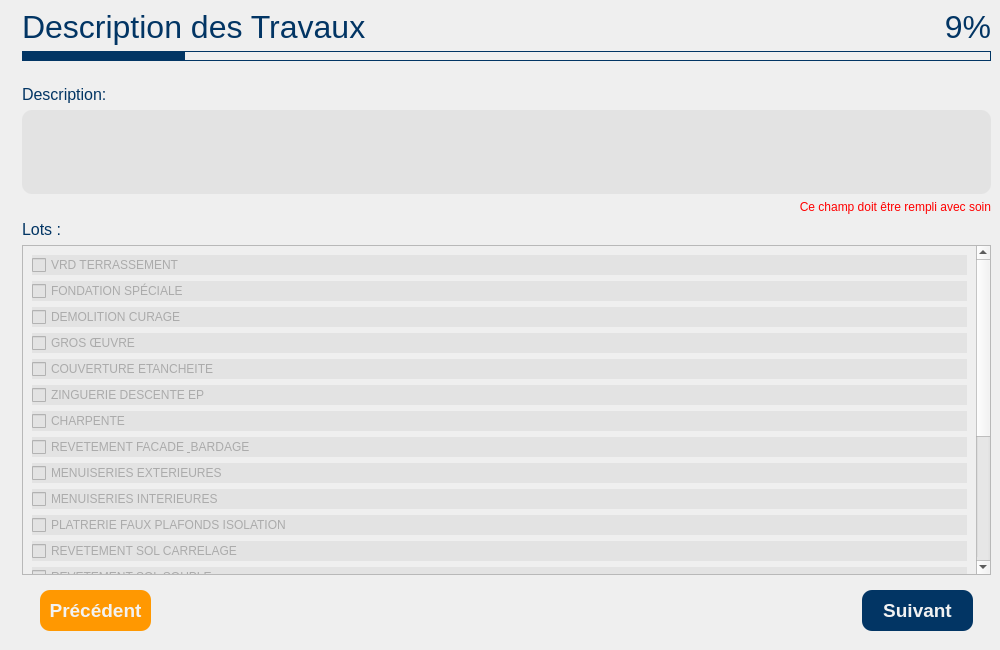
<?xml version="1.0" encoding="UTF-8"?>
<ui version="4.0">
 <class>Dialog</class>
 <widget class="QDialog" name="Dialog">
  <property name="geometry">
   <rect>
    <x>0</x>
    <y>0</y>
    <width>1000</width>
    <height>650</height>
   </rect>
  </property>
  <property name="minimumSize">
   <size>
    <width>800</width>
    <height>480</height>
   </size>
  </property>
  <property name="windowTitle">
   <string>Dialog</string>
  </property>
  <layout class="QGridLayout" name="gridLayout">
   <property name="leftMargin">
    <number>0</number>
   </property>
   <property name="topMargin">
    <number>0</number>
   </property>
   <property name="rightMargin">
    <number>0</number>
   </property>
   <property name="bottomMargin">
    <number>0</number>
   </property>
   <item row="0" column="0">
    <layout class="QHBoxLayout" name="horizontalLayout">
     <item>
      <widget class="QLabel" name="label">
       <property name="maximumSize">
        <size>
         <width>500</width>
         <height>16777215</height>
        </size>
       </property>
       <property name="text">
        <string/>
       </property>
       <property name="pixmap">
        <pixmap>:/img_back/back.png</pixmap>
       </property>
       <property name="scaledContents">
        <bool>true</bool>
       </property>
      </widget>
     </item>
     <item>
      <widget class="QWidget" name="widget" native="true">
       <layout class="QVBoxLayout" name="verticalLayout">
        <property name="leftMargin">
         <number>0</number>
        </property>
        <property name="topMargin">
         <number>0</number>
        </property>
        <property name="rightMargin">
         <number>0</number>
        </property>
        <property name="bottomMargin">
         <number>10</number>
        </property>
        <item>
         <widget class="QWidget" name="w_top" native="true">
          <property name="minimumSize">
           <size>
            <width>0</width>
            <height>70</height>
           </size>
          </property>
          <property name="maximumSize">
           <size>
            <width>16777215</width>
            <height>70</height>
           </size>
          </property>
          <layout class="QGridLayout" name="gridLayout_2">
           <item row="0" column="0">
            <widget class="QLabel" name="label_2">
             <property name="font">
              <font>
               <pointsize>24</pointsize>
              </font>
             </property>
             <property name="styleSheet">
              <string notr="true">color:#023564;</string>
             </property>
             <property name="text">
              <string>Description des Travaux</string>
             </property>
            </widget>
           </item>
           <item row="0" column="1">
            <widget class="QLabel" name="label_5">
             <property name="font">
              <font>
               <pointsize>24</pointsize>
              </font>
             </property>
             <property name="styleSheet">
              <string notr="true">color:#023564;</string>
             </property>
             <property name="text">
              <string>9%</string>
             </property>
             <property name="alignment">
              <set>Qt::AlignRight|Qt::AlignTrailing|Qt::AlignVCenter</set>
             </property>
            </widget>
           </item>
           <item row="1" column="0" colspan="2">
            <widget class="QWidget" name="widget_2" native="true">
             <property name="minimumSize">
              <size>
               <width>0</width>
               <height>10</height>
              </size>
             </property>
             <property name="maximumSize">
              <size>
               <width>16777215</width>
               <height>10</height>
              </size>
             </property>
             <property name="styleSheet">
              <string notr="true">border: 1 solid #023564;</string>
             </property>
             <layout class="QHBoxLayout" name="horizontalLayout_3">
              <property name="spacing">
               <number>0</number>
              </property>
              <property name="sizeConstraint">
               <enum>QLayout::SetDefaultConstraint</enum>
              </property>
              <property name="leftMargin">
               <number>0</number>
              </property>
              <property name="topMargin">
               <number>0</number>
              </property>
              <property name="rightMargin">
               <number>0</number>
              </property>
              <property name="bottomMargin">
               <number>0</number>
              </property>
              <item>
               <widget class="QWidget" name="widget_5" native="true">
                <property name="sizePolicy">
                 <sizepolicy hsizetype="Preferred" vsizetype="Preferred">
                  <horstretch>2</horstretch>
                  <verstretch>0</verstretch>
                 </sizepolicy>
                </property>
                <property name="styleSheet">
                 <string notr="true">background-color:rgb(2, 53, 100);
width: 50%;</string>
                </property>
               </widget>
              </item>
              <item>
               <widget class="QWidget" name="widget_4" native="true">
                <property name="sizePolicy">
                 <sizepolicy hsizetype="Preferred" vsizetype="Preferred">
                  <horstretch>10</horstretch>
                  <verstretch>0</verstretch>
                 </sizepolicy>
                </property>
                <property name="minimumSize">
                 <size>
                  <width>0</width>
                  <height>10</height>
                 </size>
                </property>
                <property name="maximumSize">
                 <size>
                  <width>16777215</width>
                  <height>10</height>
                 </size>
                </property>
                <property name="styleSheet">
                 <string notr="true"/>
                </property>
               </widget>
              </item>
             </layout>
            </widget>
           </item>
          </layout>
         </widget>
        </item>
        <item>
         <widget class="QScrollArea" name="pnls_1">
          <property name="styleSheet">
           <string notr="true">QTextEdit
{
background:#e3e3e3;
border: 0;
border-radius: 10px;
color:#ababab;
font: 19pt &quot;Arial&quot;;
padding-left:5px;
}

QTextEdit:focus
{
color:#ff9801;
background:#f2f2f2;
border: 2 Solid #ff9801;
font: 19pt &quot;Arial&quot;;
}

QLabel
{
	color : red;
	font: 12pt &quot;Arial&quot;;
}
</string>
          </property>
          <property name="frameShape">
           <enum>QFrame::NoFrame</enum>
          </property>
          <property name="frameShadow">
           <enum>QFrame::Sunken</enum>
          </property>
          <property name="lineWidth">
           <number>0</number>
          </property>
          <property name="verticalScrollBarPolicy">
           <enum>Qt::ScrollBarAsNeeded</enum>
          </property>
          <property name="widgetResizable">
           <bool>true</bool>
          </property>
          <widget class="QWidget" name="pnl_main">
           <property name="geometry">
            <rect>
             <x>0</x>
             <y>0</y>
             <width>987</width>
             <height>506</height>
            </rect>
           </property>
           <layout class="QVBoxLayout" name="verticalLayout_3">
            <item>
             <widget class="QLabel" name="label_4">
              <property name="font">
               <font>
                <family>Arial</family>
                <pointsize>12</pointsize>
                <weight>50</weight>
                <italic>false</italic>
                <bold>false</bold>
               </font>
              </property>
              <property name="styleSheet">
               <string notr="true">color:#023564;</string>
              </property>
              <property name="text">
               <string>Description:</string>
              </property>
             </widget>
            </item>
            <item>
             <widget class="QTextEdit" name="txt_des">
              <property name="maximumSize">
               <size>
                <width>16777215</width>
                <height>91</height>
               </size>
              </property>
              <property name="styleSheet">
               <string notr="true"/>
              </property>
              <property name="tabChangesFocus">
               <bool>true</bool>
              </property>
              <property name="placeholderText">
               <string/>
              </property>
             </widget>
            </item>
            <item>
             <widget class="QLabel" name="lbl_des">
              <property name="enabled">
               <bool>true</bool>
              </property>
              <property name="inputMethodHints">
               <set>Qt::ImhNone</set>
              </property>
              <property name="text">
               <string>Ce champ doit être rempli avec soin</string>
              </property>
              <property name="alignment">
               <set>Qt::AlignRight|Qt::AlignTrailing|Qt::AlignVCenter</set>
              </property>
             </widget>
            </item>
            <item>
             <widget class="QLabel" name="label_6">
              <property name="font">
               <font>
                <family>Arial</family>
                <pointsize>12</pointsize>
                <weight>50</weight>
                <italic>false</italic>
                <bold>false</bold>
               </font>
              </property>
              <property name="styleSheet">
               <string notr="true">color:#023564;</string>
              </property>
              <property name="text">
               <string>Lots :</string>
              </property>
             </widget>
            </item>
            <item>
             <widget class="QScrollArea" name="scroll1">
              <property name="styleSheet">
               <string notr="true">QCheckBox
{
color:#ababab;
font: 15pt &quot;Arial&quot;;
background-color:#e3e3e3;
}

QCheckBox:hover
{
color:#ff9801;
}

QCheckBox:Checked
{
color:#023564;
}</string>
              </property>
              <property name="widgetResizable">
               <bool>true</bool>
              </property>
              <widget class="QWidget" name="chs">
               <property name="geometry">
                <rect>
                 <x>0</x>
                 <y>-328</y>
                 <width>950</width>
                 <height>705</height>
                </rect>
               </property>
               <property name="maximumSize">
                <size>
                 <width>16777215</width>
                 <height>16777215</height>
                </size>
               </property>
               <layout class="QVBoxLayout" name="verticalLayout_2">
                <item>
                 <widget class="QCheckBox" name="ch1">
                  <property name="layoutDirection">
                   <enum>Qt::LeftToRight</enum>
                  </property>
                  <property name="text">
                   <string>VRD TERRASSEMENT</string>
                  </property>
                 </widget>
                </item>
                <item>
                 <widget class="QCheckBox" name="ch2">
                  <property name="layoutDirection">
                   <enum>Qt::LeftToRight</enum>
                  </property>
                  <property name="text">
                   <string>FONDATION SPÉCIALE</string>
                  </property>
                 </widget>
                </item>
                <item>
                 <widget class="QCheckBox" name="ch3">
                  <property name="layoutDirection">
                   <enum>Qt::LeftToRight</enum>
                  </property>
                  <property name="text">
                   <string>DEMOLITION CURAGE</string>
                  </property>
                 </widget>
                </item>
                <item>
                 <widget class="QCheckBox" name="ch4">
                  <property name="layoutDirection">
                   <enum>Qt::LeftToRight</enum>
                  </property>
                  <property name="text">
                   <string>GROS ŒUVRE</string>
                  </property>
                 </widget>
                </item>
                <item>
                 <widget class="QCheckBox" name="ch5">
                  <property name="layoutDirection">
                   <enum>Qt::LeftToRight</enum>
                  </property>
                  <property name="text">
                   <string>COUVERTURE ETANCHEITE</string>
                  </property>
                 </widget>
                </item>
                <item>
                 <widget class="QCheckBox" name="ch6">
                  <property name="layoutDirection">
                   <enum>Qt::LeftToRight</enum>
                  </property>
                  <property name="text">
                   <string>ZINGUERIE DESCENTE EP</string>
                  </property>
                 </widget>
                </item>
                <item>
                 <widget class="QCheckBox" name="ch7">
                  <property name="layoutDirection">
                   <enum>Qt::LeftToRight</enum>
                  </property>
                  <property name="text">
                   <string>CHARPENTE</string>
                  </property>
                 </widget>
                </item>
                <item>
                 <widget class="QCheckBox" name="ch8">
                  <property name="layoutDirection">
                   <enum>Qt::LeftToRight</enum>
                  </property>
                  <property name="text">
                   <string>REVETEMENT FACADE &amp; BARDAGE</string>
                  </property>
                 </widget>
                </item>
                <item>
                 <widget class="QCheckBox" name="ch9">
                  <property name="layoutDirection">
                   <enum>Qt::LeftToRight</enum>
                  </property>
                  <property name="text">
                   <string>MENUISERIES EXTERIEURES</string>
                  </property>
                 </widget>
                </item>
                <item>
                 <widget class="QCheckBox" name="ch10">
                  <property name="layoutDirection">
                   <enum>Qt::LeftToRight</enum>
                  </property>
                  <property name="text">
                   <string>MENUISERIES INTERIEURES</string>
                  </property>
                 </widget>
                </item>
                <item>
                 <widget class="QCheckBox" name="ch11">
                  <property name="layoutDirection">
                   <enum>Qt::LeftToRight</enum>
                  </property>
                  <property name="text">
                   <string>PLATRERIE FAUX PLAFONDS ISOLATION</string>
                  </property>
                 </widget>
                </item>
                <item>
                 <widget class="QCheckBox" name="ch12">
                  <property name="layoutDirection">
                   <enum>Qt::LeftToRight</enum>
                  </property>
                  <property name="text">
                   <string>REVETEMENT SOL CARRELAGE</string>
                  </property>
                 </widget>
                </item>
                <item>
                 <widget class="QCheckBox" name="ch13">
                  <property name="layoutDirection">
                   <enum>Qt::LeftToRight</enum>
                  </property>
                  <property name="text">
                   <string>REVETEMENT SOL SOUPLE</string>
                  </property>
                 </widget>
                </item>
                <item>
                 <widget class="QCheckBox" name="ch14">
                  <property name="layoutDirection">
                   <enum>Qt::LeftToRight</enum>
                  </property>
                  <property name="text">
                   <string>ELECTRICITE</string>
                  </property>
                 </widget>
                </item>
                <item>
                 <widget class="QCheckBox" name="ch15">
                  <property name="layoutDirection">
                   <enum>Qt::LeftToRight</enum>
                  </property>
                  <property name="text">
                   <string>CVC</string>
                  </property>
                 </widget>
                </item>
                <item>
                 <widget class="QCheckBox" name="ch16">
                  <property name="layoutDirection">
                   <enum>Qt::LeftToRight</enum>
                  </property>
                  <property name="text">
                   <string>PLOMBERIE</string>
                  </property>
                 </widget>
                </item>
                <item>
                 <widget class="QCheckBox" name="ch17">
                  <property name="layoutDirection">
                   <enum>Qt::LeftToRight</enum>
                  </property>
                  <property name="text">
                   <string>SERRURERIE</string>
                  </property>
                 </widget>
                </item>
                <item>
                 <widget class="QCheckBox" name="ch18">
                  <property name="layoutDirection">
                   <enum>Qt::LeftToRight</enum>
                  </property>
                  <property name="text">
                   <string>ALARME CAMERA DETECTION ONCENDIE SSI</string>
                  </property>
                 </widget>
                </item>
                <item>
                 <widget class="QCheckBox" name="ch19">
                  <property name="layoutDirection">
                   <enum>Qt::LeftToRight</enum>
                  </property>
                  <property name="text">
                   <string>MIROITERIE</string>
                  </property>
                 </widget>
                </item>
                <item>
                 <widget class="QCheckBox" name="ch20">
                  <property name="layoutDirection">
                   <enum>Qt::LeftToRight</enum>
                  </property>
                  <property name="text">
                   <string>NETTOYAGE DE CHANTIER</string>
                  </property>
                 </widget>
                </item>
                <item>
                 <widget class="QCheckBox" name="ch21">
                  <property name="layoutDirection">
                   <enum>Qt::LeftToRight</enum>
                  </property>
                  <property name="text">
                   <string>FIBRE OPTIQUE</string>
                  </property>
                 </widget>
                </item>
               </layout>
              </widget>
             </widget>
            </item>
           </layout>
          </widget>
         </widget>
        </item>
        <item>
         <widget class="QWidget" name="pnl_btns" native="true">
          <property name="maximumSize">
           <size>
            <width>16777215</width>
            <height>50</height>
           </size>
          </property>
          <property name="font">
           <font>
            <family>Arial Black</family>
           </font>
          </property>
          <layout class="QHBoxLayout" name="horizontalLayout_2">
           <property name="leftMargin">
            <number>27</number>
           </property>
           <property name="topMargin">
            <number>0</number>
           </property>
           <property name="rightMargin">
            <number>27</number>
           </property>
           <property name="bottomMargin">
            <number>18</number>
           </property>
           <item>
            <widget class="QPushButton" name="btn_back">
             <property name="minimumSize">
              <size>
               <width>111</width>
               <height>41</height>
              </size>
             </property>
             <property name="maximumSize">
              <size>
               <width>111</width>
               <height>41</height>
              </size>
             </property>
             <property name="font">
              <font>
               <family>Arial</family>
               <pointsize>14</pointsize>
               <weight>75</weight>
               <italic>false</italic>
               <bold>true</bold>
              </font>
             </property>
             <property name="styleSheet">
              <string notr="true">QPushButton#btn_back
{
background-color:#ff9801;
color:#f2f2f2;
border-radius: 10px;
font: 75 14pt &quot;Arial&quot;;
font-weight: bold;
}

QPushButton#btn_back:hover
{
background-color:#fbaa32;
}</string>
             </property>
             <property name="text">
              <string>Précédent</string>
             </property>
             <property name="checkable">
              <bool>false</bool>
             </property>
             <property name="flat">
              <bool>false</bool>
             </property>
            </widget>
           </item>
           <item>
            <spacer name="horizontalSpacer">
             <property name="orientation">
              <enum>Qt::Horizontal</enum>
             </property>
             <property name="sizeHint" stdset="0">
              <size>
               <width>40</width>
               <height>20</height>
              </size>
             </property>
            </spacer>
           </item>
           <item>
            <widget class="QPushButton" name="btn_next">
             <property name="minimumSize">
              <size>
               <width>111</width>
               <height>41</height>
              </size>
             </property>
             <property name="maximumSize">
              <size>
               <width>111</width>
               <height>41</height>
              </size>
             </property>
             <property name="font">
              <font>
               <family>Arial</family>
               <pointsize>14</pointsize>
               <weight>75</weight>
               <italic>false</italic>
               <bold>true</bold>
              </font>
             </property>
             <property name="styleSheet">
              <string notr="true">QPushButton#btn_next
{
background-color:rgb(2, 53, 100);
color:#f2f2f2;
border-radius: 10px;
font: 75 14pt &quot;Arial&quot;;
font-weight: bold;
}

QPushButton#btn_next:hover
{
background-color:#2d5c87;
}</string>
             </property>
             <property name="text">
              <string>Suivant</string>
             </property>
             <property name="checkable">
              <bool>false</bool>
             </property>
             <property name="flat">
              <bool>false</bool>
             </property>
            </widget>
           </item>
          </layout>
         </widget>
        </item>
       </layout>
      </widget>
     </item>
    </layout>
   </item>
  </layout>
 </widget>
 <tabstops>
  <tabstop>txt_des</tabstop>
  <tabstop>ch1</tabstop>
  <tabstop>ch2</tabstop>
  <tabstop>ch3</tabstop>
  <tabstop>ch4</tabstop>
  <tabstop>ch5</tabstop>
  <tabstop>ch6</tabstop>
  <tabstop>ch7</tabstop>
  <tabstop>ch8</tabstop>
  <tabstop>ch9</tabstop>
  <tabstop>ch10</tabstop>
  <tabstop>ch11</tabstop>
  <tabstop>ch12</tabstop>
  <tabstop>ch13</tabstop>
  <tabstop>ch14</tabstop>
  <tabstop>ch15</tabstop>
  <tabstop>ch16</tabstop>
  <tabstop>ch17</tabstop>
  <tabstop>ch18</tabstop>
  <tabstop>ch19</tabstop>
  <tabstop>ch20</tabstop>
  <tabstop>ch21</tabstop>
  <tabstop>btn_next</tabstop>
  <tabstop>btn_back</tabstop>
  <tabstop>pnls_1</tabstop>
  <tabstop>scroll1</tabstop>
 </tabstops>
 <resources>
  <include location="test.qrc"/>
  <include location="C:/Program Files (x86)/Qt Designer/test.qrc"/>
 </resources>
 <connections/>
</ui>
